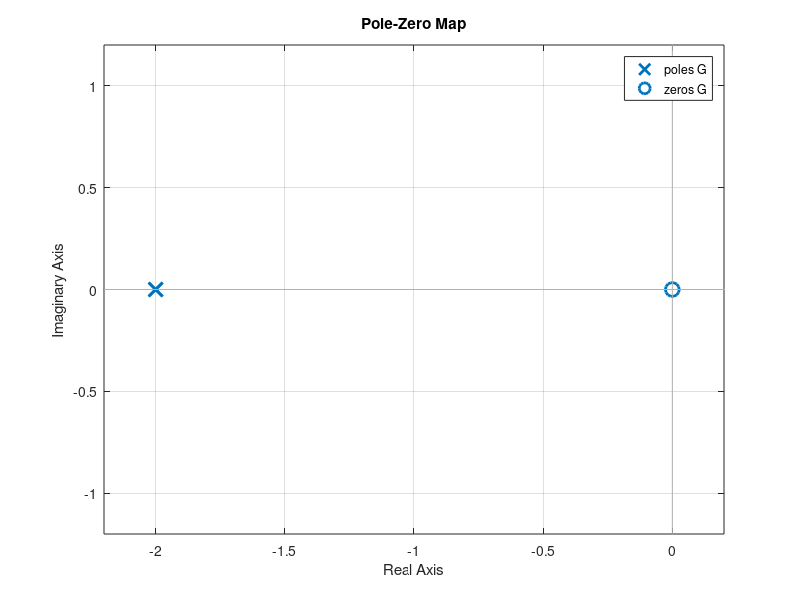

Source code (MATLAB):
% Definir numerador y denominador
num = [10 0];          % Equivale a: 10s 
den = [1 4 4];   % Equivale a: s^2 + 4s + 4

% Crear la función de transferencia
G = tf(num, den);

% Calcular polos y ceros
polos = pole(G)
ceros = zero(G)

% Graficar el mapa de polos y ceros en el plano s
pzmap(G);
grid on;
